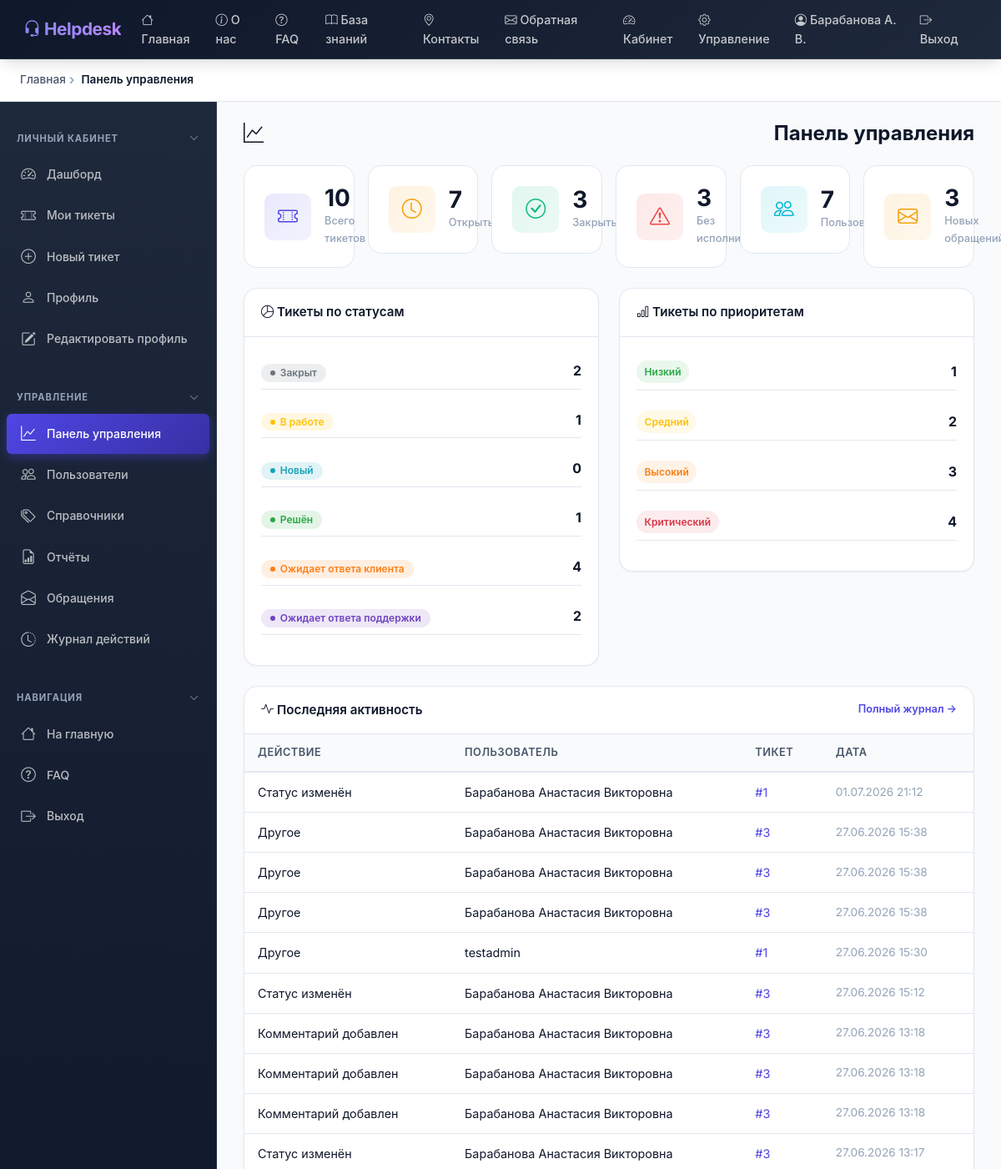
Before: /admin-panel/ (signed in, upper part) with the older database file.
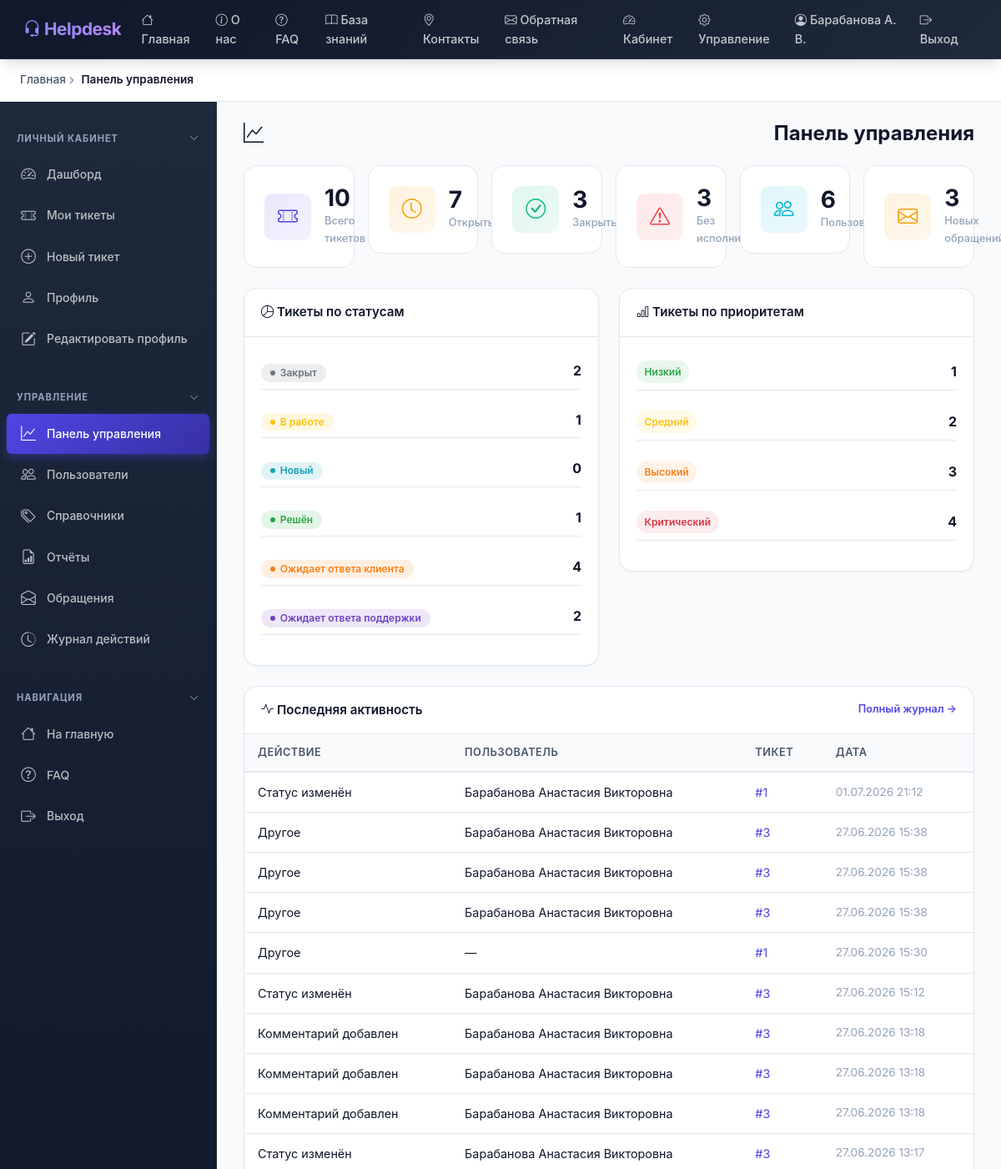
After: the same page with the newer database file.
### helpdesk/models.py (models this page shows, shortened)
class ActivityLog(models.Model):
    class ActionType(models.TextChoices):
        TICKET_CREATED = 'TICKET_CREATED', 'Тикет создан'
        TICKET_UPDATED = 'TICKET_UPDATED', 'Тикет обновлён'
        TICKET_CLOSED = 'TICKET_CLOSED', 'Тикет закрыт'
        STATUS_CHANGED = 'STATUS_CHANGED', 'Статус изменён'
        ASSIGNEE_CHANGED = 'ASSIGNEE_CHANGED', 'Исполнитель назначен'
        COMMENT_ADDED = 'COMMENT_ADDED', 'Комментарий добавлен'
        FILE_UPLOADED = 'FILE_UPLOADED', 'Файл загружен'
        OTHER = 'OTHER', 'Другое'
    user = models.ForeignKey(
        User,
        on_delete=models.SET_NULL,
        null=True,
        blank=True,
        related_name='activity_logs',
        verbose_name='Пользователь',
    )
    ticket = models.ForeignKey(
        Ticket,
        on_delete=models.CASCADE,
        null=True,
        blank=True,
        related_name='activity_logs',
        verbose_name='Тикет',
    )
    action_type = models.CharField(
        max_length=20,
        choices=ActionType.choices,
        default=ActionType.OTHER,
        verbose_name='Тип действия',
    )
    description = models.TextField(
        blank=True,
        default='',
        verbose_name='Описание',
        help_text='Подробное описание выполненного действия.',
    )
    created_at = models.DateTimeField(
        auto_now_add=True,
        verbose_name='Дата и время',
    )
    class Meta:
        verbose_name = 'Запись журнала'
        verbose_name_plural = 'Журнал действий'
        ordering = ['-created_at']

class User(AbstractUser):
    class Role(models.TextChoices):
        CLIENT = 'CLIENT', 'Клиент'
        SUPPORT = 'SUPPORT', 'Саппорт'
        ADMIN = 'ADMIN', 'Администратор'
    role = models.CharField(
        max_length=10,
        choices=Role.choices,
        default=Role.CLIENT,
        verbose_name='Роль',
        help_text='Роль определяет уровень доступа пользователя в системе.',
    )
    patronymic = models.CharField(
        max_length=150,
        blank=True,
        default='',
        verbose_name='Отчество',
    )
    phone = models.CharField(
        max_length=20,
        blank=True,
        default='',
        verbose_name='Телефон',
        help_text='Контактный номер телефона.',
    )
    department = models.ForeignKey(
        Department,
        on_delete=models.SET_NULL,
        null=True,
        blank=True,
        related_name='employees',
        verbose_name='Отдел',
        help_text='Отдел, к которому прикреплён сотрудник.',
    )
    avatar = models.ImageField(
        upload_to='avatars/%Y/%m/',
        blank=True,
        null=True,
        verbose_name='Аватар',
        help_text='Фотография профиля пользователя.',
    )
    bio = models.TextField(
        blank=True,
        default='',
        verbose_name='О себе',
        help_text='Краткая информация о пользователе.',
    )
    class Meta:
        verbose_name = 'Пользователь'
        verbose_name_plural = 'Пользователи'
        ordering = ['last_name', 'first_name']
    def __str__(self) -> str:
        full_name = f'{self.last_name} {self.first_name} {self.patronymic}'.strip()
        return full_name if full_name else self.username
    @property
    def short_name(self) -> str:
        parts = [self.last_name]
        if self.first_name:
            parts.append(f'{self.first_name[0]}.')
        if self.patronymic:
            parts.append(f'{self.patronymic[0]}.')
        return ' '.join(parts).strip() or self.username
    @property
    def is_client(self) -> bool:
        return self.role == self.Role.CLIENT

class Ticket(models.Model):
    title = models.CharField(
        max_length=300,
        verbose_name='Тема обращения',
        help_text='Кратко опишите суть проблемы или вопроса.',
    )
    description = models.TextField(
        verbose_name='Описание',
        help_text='Подробное описание обращения.',
    )
    author = models.ForeignKey(
        User,
        on_delete=models.CASCADE,
        related_name='created_tickets',
        verbose_name='Автор',
        help_text='Пользователь, создавший тикет.',
    )
    assignee = models.ForeignKey(
        User,
        on_delete=models.SET_NULL,
        null=True,
        blank=True,
        related_name='assigned_tickets',
        verbose_name='Исполнитель',
        help_text='Сотрудник поддержки, назначенный на обработку тикета.',
    )
    category = models.ForeignKey(
        TicketCategory,
        on_delete=models.PROTECT,
        related_name='tickets',
        verbose_name='Категория',
    )
    status = models.ForeignKey(
        TicketStatus,
        on_delete=models.PROTECT,
        related_name='tickets',
        verbose_name='Статус',
    )
    priority = models.ForeignKey(
        TicketPriority,
        on_delete=models.PROTECT,
        related_name='tickets',
        verbose_name='Приоритет',
    )
    department = models.ForeignKey(
        Department,
        on_delete=models.SET_NULL,
        null=True,
        blank=True,
        related_name='tickets',
        verbose_name='Отдел-исполнитель',
    )
    created_at = models.DateTimeField(
        auto_now_add=True,
        verbose_name='Дата создания',
    )
    updated_at = models.DateTimeField(
        auto_now=True,
        verbose_name='Дата обновления',
    )
    closed_at = models.DateTimeField(
        null=True,
        blank=True,
        verbose_name='Дата закрытия',
    )
    class Meta:
        verbose_name = 'Тикет'
        verbose_name_plural = 'Тикеты'
        ordering = ['-created_at']

### helpdesk/views.py (the view)
    def wrapper(request, *args, **kwargs):
        if not request.user.is_authenticated:
            return redirect('login')
        if request.user.is_client:
            messages.error(request, 'У вас нет доступа к этому разделу.')
            return redirect('dashboard')
        return view_func(request, *args, **kwargs)

### helpdesk/templatetags/helpdesk_tags.py (called while the page is built)
@register.simple_tag
def active_link(request, url_name, *args):
    from django.urls import reverse
    try:
        url = reverse(url_name, args=args)
        if request.path == url:
            return 'active'
    except Exception:
        pass
    return ''

### helpdesk/views.py (called while the page is built)
def staff_required(view_func):
    def wrapper(request, *args, **kwargs):
        if not request.user.is_authenticated:
            return redirect('login')
        if request.user.is_client:
            messages.error(request, 'У вас нет доступа к этому разделу.')
            return redirect('dashboard')
        return view_func(request, *args, **kwargs)
    wrapper.__name__ = view_func.__name__
    wrapper.__doc__ = view_func.__doc__
    return wrapper

### templates/admin_panel/dashboard.html (shortened to what the changed rows need)
{% extends 'base.html' %}
{% load helpdesk_tags %}
{% block content %}
<div class="layout-wrapper">
    <div class="main-content fade-in">
        <h1 class="page-title"><i class="bi bi-graph-up"></i> Панель управления</h1>
        <div class="row g-3 mb-3">
            <div class="col-md-4 col-lg-2">
                <div class="stat-card">
                    <div class="stat-content">
                        <h3>{{ stats.total_users }}</h3>
                        <p>Пользователей</p>
                    </div>
                </div>
            </div>
        </div>
        <div class="card-helpdesk mt-3">
            <div class="card-body" style="padding: 0;">
                <table class="table-helpdesk">
                    <thead>
                        <tr>
                            <th>Действие</th>
                            <th>Пользователь</th>
                            <th>Тикет</th>
                            <th>Дата</th>
                        </tr>
                    </thead>
                    <tbody>
                        {% for log in recent_activity %}
                        <tr>
                            <td>{{ log.get_action_type_display }}</td>
                            <td>{{ log.user|default:"—" }}</td>
                            <td>
                                {% if log.ticket %}
                                <a href="{% url 'ticket_detail' log.ticket.pk %}">#{{ log.ticket.pk }}</a>
                                {% else %}—{% endif %}
                            </td>
                            <td style="font-size: 0.85rem; color: var(--text-muted);">
                                {{ log.created_at|date:"d.m.Y H:i" }}
                            </td>
                        </tr>
                        {% endfor %}
                    </tbody>
                </table>
            </div>
        </div>
    </div>
</div>
{% endblock %}

Changed rows visible on the page:
changed ActivityLog (number 5 of 10 on the later page): user "testadmin" → "—"
Other visible differences:
{{ stats.total_users }}: "7" → "6"
